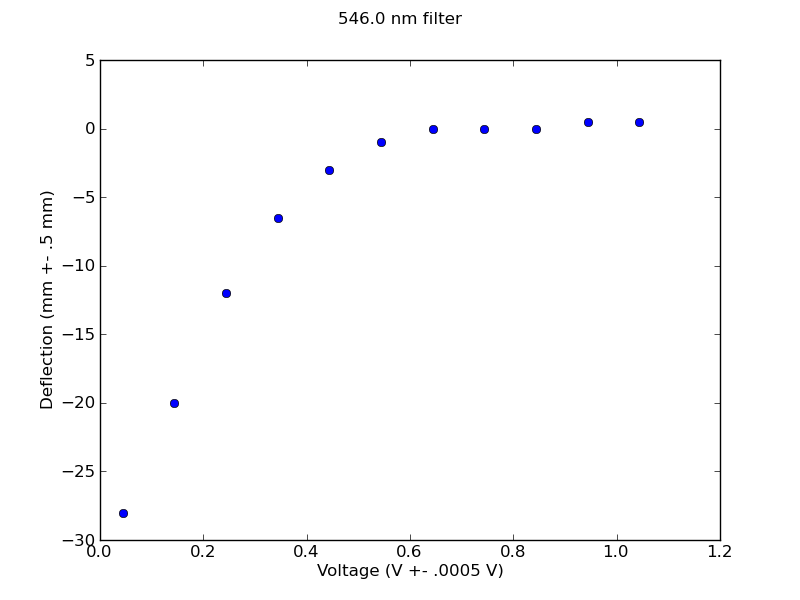

This chart was generated by the following Python code:
import scipy
import numpy as np
import matplotlib.pyplot as plt

voltage, deflection = np.loadtxt('./plot2.txt', skiprows = 2, unpack=True)

plt.errorbar(voltage, deflection, yerr=0, fmt='bo')
plt.xlabel("Voltage (V +- .0005 V)")
plt.ylabel("Deflection (mm +- .5 mm)")
plt.suptitle("546.0 nm filter")
plt.legend(loc=0)

plt.show()
